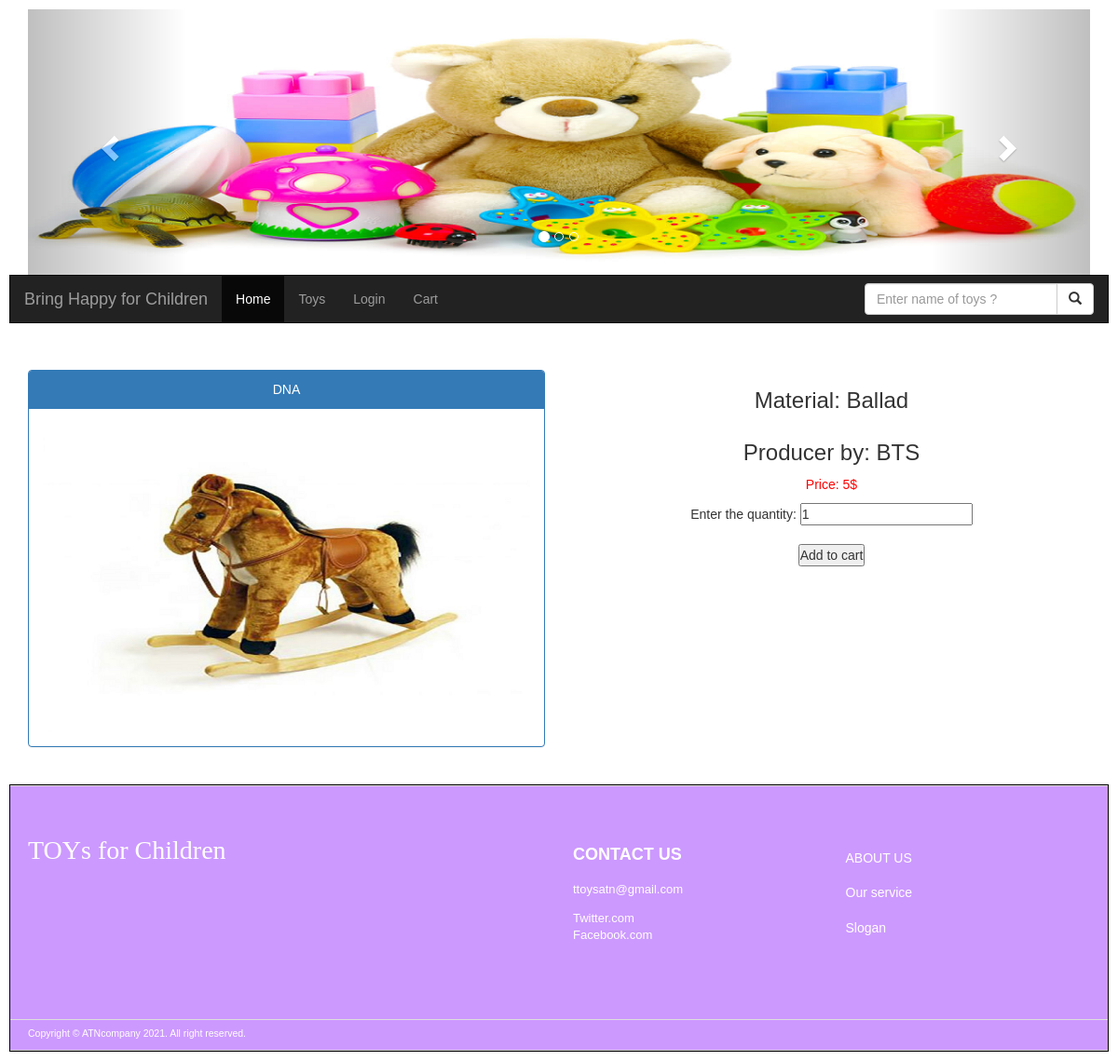
The app's page /single-song.php?songID=1 with its own data.
### tables this page shows
CREATE TABLE `song` (
  `songID` int(11) NOT NULL,
  `songName` varchar(255) NOT NULL,
  `songPrice` varchar(255) NOT NULL,
  `songImage` varchar(255) NOT NULL,
  `songMp3` varchar(255) NOT NULL,
  `genreID` int(255) NOT NULL,
  `artistName` varchar(255) NOT NULL
);

CREATE TABLE `genre` (
  `genreID` int(11) NOT NULL,
  `genreName` varchar(255) NOT NULL
);

### single-song.php (the view, shortened to what this page needs)
<?php
include('inc/conn.php');
include('inc/header.php');
?>
<div class="container text-center">
  <div class="row">
    <?php
    $songID= $_GET['songID'];
     $sql= "select *from song, genre where song.genreID= genre.genreID and song.songID= '$songID'";
    $rs= mysqli_query($conn, $sql);
    if(mysqli_num_rows($rs) > 0)
      {    while ($row= mysqli_fetch_array($rs)) {
    ?>
    <div class="col-sm-3 col-md-6 text-center">
      <div class="panel panel-primary">
        <div class="panel-heading text-center" ><?php echo$row['songName']?></div>
        <div class="panel-body"><img src="img/<?php echo $row['songImage']?>" class="img-responsive" style="width:100%" alt="Image"></div>
      </div>
    </div>
  <div class="col-sm-9 col-md-6">
        <h3>Material: <?php echo $row['genreName']?></h3>
    </div>
     <div class="col-sm-9 col-md-6">
        <h3>Producer by: <?php echo $row['artistName']?></h3>
    </div>
<p style="color: red"> Price: <?php echo $row['songPrice']."$";?></p>
<form method="POST" action="cart.php" class="quantity">
    Enter the quantity:
    <input type="number" name="quantity" value="1"><br>
    <input type="hidden" name="songID" value="<?= $songID?>"><br>
    <button type="submit" class="button-buy"> Add to cart </button>
   </form>
   <?php
 }
  }
  ?>
  </div>
</div><br>
<?php include('inc/footer.php');?>

### css/style.css (style rules this page uses)
* { margin:0; padding:0; }
body { font-family: Arial; padding: 10px; background: white; }

### records on screen
song: songName "DNA", songImage (picture), genreID.genreName "Ballad", artistName "BTS", songPrice "5"
